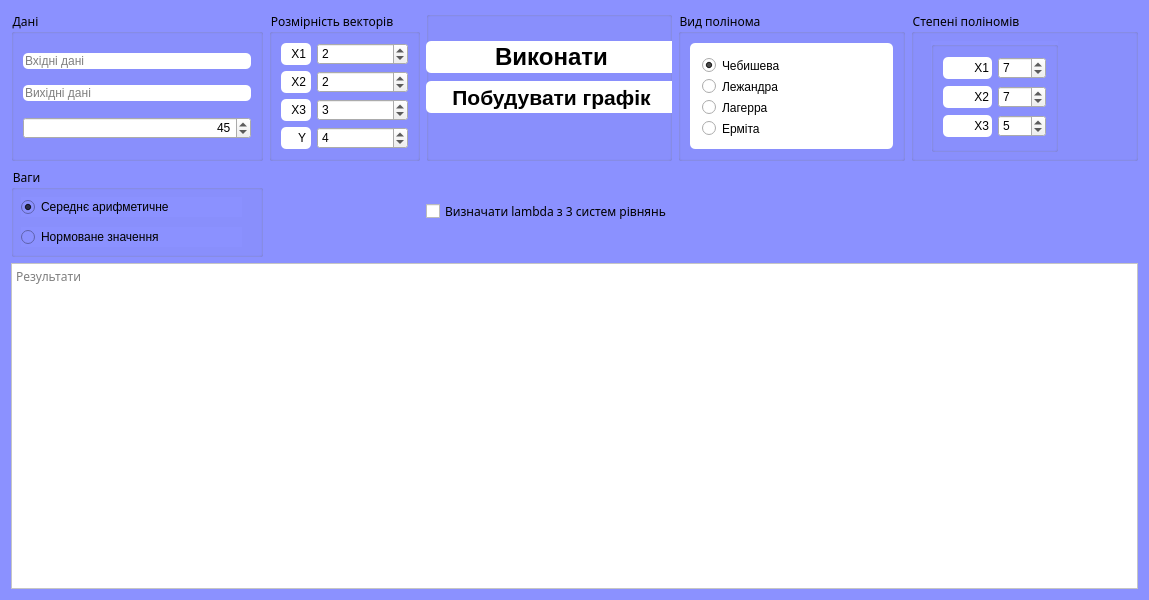
<?xml version="1.0" encoding="UTF-8"?>
<ui version="4.0">
 <class>Form</class>
 <widget class="QWidget" name="Form">
  <property name="geometry">
   <rect>
    <x>0</x>
    <y>0</y>
    <width>1149</width>
    <height>600</height>
   </rect>
  </property>
  <property name="palette">
   <palette>
    <active>
     <colorrole role="Button">
      <brush brushstyle="SolidPattern">
       <color alpha="255">
        <red>139</red>
        <green>145</green>
        <blue>255</blue>
       </color>
      </brush>
     </colorrole>
     <colorrole role="Base">
      <brush brushstyle="SolidPattern">
       <color alpha="255">
        <red>139</red>
        <green>145</green>
        <blue>255</blue>
       </color>
      </brush>
     </colorrole>
     <colorrole role="Window">
      <brush brushstyle="SolidPattern">
       <color alpha="255">
        <red>139</red>
        <green>145</green>
        <blue>255</blue>
       </color>
      </brush>
     </colorrole>
    </active>
    <inactive>
     <colorrole role="Button">
      <brush brushstyle="SolidPattern">
       <color alpha="255">
        <red>139</red>
        <green>145</green>
        <blue>255</blue>
       </color>
      </brush>
     </colorrole>
     <colorrole role="Base">
      <brush brushstyle="SolidPattern">
       <color alpha="255">
        <red>139</red>
        <green>145</green>
        <blue>255</blue>
       </color>
      </brush>
     </colorrole>
     <colorrole role="Window">
      <brush brushstyle="SolidPattern">
       <color alpha="255">
        <red>139</red>
        <green>145</green>
        <blue>255</blue>
       </color>
      </brush>
     </colorrole>
    </inactive>
    <disabled>
     <colorrole role="Button">
      <brush brushstyle="SolidPattern">
       <color alpha="255">
        <red>139</red>
        <green>145</green>
        <blue>255</blue>
       </color>
      </brush>
     </colorrole>
     <colorrole role="Base">
      <brush brushstyle="SolidPattern">
       <color alpha="255">
        <red>139</red>
        <green>145</green>
        <blue>255</blue>
       </color>
      </brush>
     </colorrole>
     <colorrole role="Window">
      <brush brushstyle="SolidPattern">
       <color alpha="255">
        <red>139</red>
        <green>145</green>
        <blue>255</blue>
       </color>
      </brush>
     </colorrole>
    </disabled>
   </palette>
  </property>
  <property name="font">
   <font>
    <family>Microsoft New Tai Lue</family>
    <weight>50</weight>
    <bold>false</bold>
   </font>
  </property>
  <property name="windowTitle">
   <string>Form1</string>
  </property>
  <property name="autoFillBackground">
   <bool>false</bool>
  </property>
  <property name="styleSheet">
   <string notr="true">background-color: rgb(139, 145, 255)</string>
  </property>
  <layout class="QGridLayout" name="gridLayout_2">
   <property name="sizeConstraint">
    <enum>QLayout::SetNoConstraint</enum>
   </property>
   <item row="0" column="1">
    <widget class="QGroupBox" name="groupBox_2">
     <property name="sizePolicy">
      <sizepolicy hsizetype="Fixed" vsizetype="Preferred">
       <horstretch>0</horstretch>
       <verstretch>0</verstretch>
      </sizepolicy>
     </property>
     <property name="palette">
      <palette>
       <active>
        <colorrole role="Button">
         <brush brushstyle="SolidPattern">
          <color alpha="0">
           <red>255</red>
           <green>178</green>
           <blue>102</blue>
          </color>
         </brush>
        </colorrole>
        <colorrole role="Base">
         <brush brushstyle="SolidPattern">
          <color alpha="0">
           <red>255</red>
           <green>178</green>
           <blue>102</blue>
          </color>
         </brush>
        </colorrole>
        <colorrole role="Window">
         <brush brushstyle="SolidPattern">
          <color alpha="0">
           <red>255</red>
           <green>178</green>
           <blue>102</blue>
          </color>
         </brush>
        </colorrole>
       </active>
       <inactive>
        <colorrole role="Button">
         <brush brushstyle="SolidPattern">
          <color alpha="0">
           <red>255</red>
           <green>178</green>
           <blue>102</blue>
          </color>
         </brush>
        </colorrole>
        <colorrole role="Base">
         <brush brushstyle="SolidPattern">
          <color alpha="0">
           <red>255</red>
           <green>178</green>
           <blue>102</blue>
          </color>
         </brush>
        </colorrole>
        <colorrole role="Window">
         <brush brushstyle="SolidPattern">
          <color alpha="0">
           <red>255</red>
           <green>178</green>
           <blue>102</blue>
          </color>
         </brush>
        </colorrole>
       </inactive>
       <disabled>
        <colorrole role="Button">
         <brush brushstyle="SolidPattern">
          <color alpha="0">
           <red>255</red>
           <green>178</green>
           <blue>102</blue>
          </color>
         </brush>
        </colorrole>
        <colorrole role="Base">
         <brush brushstyle="SolidPattern">
          <color alpha="0">
           <red>255</red>
           <green>178</green>
           <blue>102</blue>
          </color>
         </brush>
        </colorrole>
        <colorrole role="Window">
         <brush brushstyle="SolidPattern">
          <color alpha="0">
           <red>255</red>
           <green>178</green>
           <blue>102</blue>
          </color>
         </brush>
        </colorrole>
       </disabled>
      </palette>
     </property>
     <property name="styleSheet">
      <string notr="true">background-color: rgba(255, 178, 102, 0);</string>
     </property>
     <property name="title">
      <string>Розмірність векторів</string>
     </property>
     <layout class="QGridLayout" name="gridLayout_3">
      <item row="2" column="0">
       <widget class="QLabel" name="label_4">
        <property name="styleSheet">
         <string notr="true">background-color: rgb(255, 255, 255);
padding-right: 2px;
border-radius: 5px;</string>
        </property>
        <property name="text">
         <string>X3</string>
        </property>
        <property name="alignment">
         <set>Qt::AlignRight|Qt::AlignTrailing|Qt::AlignVCenter</set>
        </property>
       </widget>
      </item>
      <item row="0" column="1">
       <widget class="QSpinBox" name="x1_dim">
        <property name="styleSheet">
         <string notr="true">background-color: rgb(255);</string>
        </property>
        <property name="value">
         <number>2</number>
        </property>
       </widget>
      </item>
      <item row="0" column="0">
       <widget class="QLabel" name="label_2">
        <property name="maximumSize">
         <size>
          <width>30</width>
          <height>16777215</height>
         </size>
        </property>
        <property name="styleSheet">
         <string notr="true">background-color: rgb(255, 255, 255);
padding-right: 2px;
border-radius: 5px;</string>
        </property>
        <property name="text">
         <string>X1</string>
        </property>
        <property name="alignment">
         <set>Qt::AlignRight|Qt::AlignTrailing|Qt::AlignVCenter</set>
        </property>
       </widget>
      </item>
      <item row="3" column="1">
       <widget class="QSpinBox" name="y_dim">
        <property name="styleSheet">
         <string notr="true">background-color: rgb(255);</string>
        </property>
        <property name="value">
         <number>4</number>
        </property>
       </widget>
      </item>
      <item row="1" column="0">
       <widget class="QLabel" name="label_3">
        <property name="styleSheet">
         <string notr="true">background-color: rgb(255, 255, 255);
padding-right: 2px;
border-radius: 5px;</string>
        </property>
        <property name="text">
         <string>X2</string>
        </property>
        <property name="alignment">
         <set>Qt::AlignRight|Qt::AlignTrailing|Qt::AlignVCenter</set>
        </property>
       </widget>
      </item>
      <item row="3" column="0">
       <widget class="QLabel" name="label_5">
        <property name="styleSheet">
         <string notr="true">background-color: rgb(255, 255, 255);
padding-right: 2px;
border-radius: 5px;</string>
        </property>
        <property name="text">
         <string>Y</string>
        </property>
        <property name="alignment">
         <set>Qt::AlignRight|Qt::AlignTrailing|Qt::AlignVCenter</set>
        </property>
       </widget>
      </item>
      <item row="1" column="1">
       <widget class="QSpinBox" name="x2_dim">
        <property name="styleSheet">
         <string notr="true">background-color: rgb(255);</string>
        </property>
        <property name="value">
         <number>2</number>
        </property>
       </widget>
      </item>
      <item row="2" column="1">
       <widget class="QSpinBox" name="x3_dim">
        <property name="styleSheet">
         <string notr="true">background-color: rgb(255);</string>
        </property>
        <property name="value">
         <number>3</number>
        </property>
       </widget>
      </item>
     </layout>
    </widget>
   </item>
   <item row="0" column="0">
    <widget class="QGroupBox" name="groupBox">
     <property name="enabled">
      <bool>true</bool>
     </property>
     <property name="palette">
      <palette>
       <active>
        <colorrole role="Button">
         <brush brushstyle="SolidPattern">
          <color alpha="0">
           <red>255</red>
           <green>244</green>
           <blue>75</blue>
          </color>
         </brush>
        </colorrole>
        <colorrole role="Base">
         <brush brushstyle="SolidPattern">
          <color alpha="0">
           <red>255</red>
           <green>244</green>
           <blue>75</blue>
          </color>
         </brush>
        </colorrole>
        <colorrole role="Window">
         <brush brushstyle="SolidPattern">
          <color alpha="0">
           <red>255</red>
           <green>244</green>
           <blue>75</blue>
          </color>
         </brush>
        </colorrole>
       </active>
       <inactive>
        <colorrole role="Button">
         <brush brushstyle="SolidPattern">
          <color alpha="0">
           <red>255</red>
           <green>244</green>
           <blue>75</blue>
          </color>
         </brush>
        </colorrole>
        <colorrole role="Base">
         <brush brushstyle="SolidPattern">
          <color alpha="0">
           <red>255</red>
           <green>244</green>
           <blue>75</blue>
          </color>
         </brush>
        </colorrole>
        <colorrole role="Window">
         <brush brushstyle="SolidPattern">
          <color alpha="0">
           <red>255</red>
           <green>244</green>
           <blue>75</blue>
          </color>
         </brush>
        </colorrole>
       </inactive>
       <disabled>
        <colorrole role="Button">
         <brush brushstyle="SolidPattern">
          <color alpha="0">
           <red>255</red>
           <green>244</green>
           <blue>75</blue>
          </color>
         </brush>
        </colorrole>
        <colorrole role="Base">
         <brush brushstyle="SolidPattern">
          <color alpha="0">
           <red>255</red>
           <green>244</green>
           <blue>75</blue>
          </color>
         </brush>
        </colorrole>
        <colorrole role="Window">
         <brush brushstyle="SolidPattern">
          <color alpha="0">
           <red>255</red>
           <green>244</green>
           <blue>75</blue>
          </color>
         </brush>
        </colorrole>
       </disabled>
      </palette>
     </property>
     <property name="focusPolicy">
      <enum>Qt::WheelFocus</enum>
     </property>
     <property name="layoutDirection">
      <enum>Qt::LeftToRight</enum>
     </property>
     <property name="styleSheet">
      <string notr="true">max-width: 250px;
background-color: rgba(255, 244, 75, 0)</string>
     </property>
     <property name="title">
      <string>Дані</string>
     </property>
     <layout class="QVBoxLayout" name="verticalLayout_2">
      <property name="sizeConstraint">
       <enum>QLayout::SetNoConstraint</enum>
      </property>
      <item>
       <widget class="QLineEdit" name="line_input">
        <property name="styleSheet">
         <string notr="true">background-color: rgb(255);
border-radius: 5px;</string>
        </property>
        <property name="text">
         <string/>
        </property>
        <property name="placeholderText">
         <string>Вхідні дані</string>
        </property>
       </widget>
      </item>
      <item>
       <widget class="QLineEdit" name="line_output">
        <property name="styleSheet">
         <string notr="true">background-color: rgb(255);
border-radius: 5px;</string>
        </property>
        <property name="text">
         <string/>
        </property>
        <property name="placeholderText">
         <string>Вихідні дані</string>
        </property>
       </widget>
      </item>
      <item>
       <widget class="QSpinBox" name="sample_spin">
        <property name="sizePolicy">
         <sizepolicy hsizetype="Minimum" vsizetype="Fixed">
          <horstretch>0</horstretch>
          <verstretch>0</verstretch>
         </sizepolicy>
        </property>
        <property name="maximumSize">
         <size>
          <width>252</width>
          <height>16777215</height>
         </size>
        </property>
        <property name="layoutDirection">
         <enum>Qt::LeftToRight</enum>
        </property>
        <property name="styleSheet">
         <string notr="true">background-color: rgb(255);
position: absolute;
right: 20px;</string>
        </property>
        <property name="alignment">
         <set>Qt::AlignRight|Qt::AlignTrailing|Qt::AlignVCenter</set>
        </property>
        <property name="maximum">
         <number>99999</number>
        </property>
        <property name="value">
         <number>45</number>
        </property>
       </widget>
      </item>
     </layout>
    </widget>
   </item>
   <item row="0" column="3">
    <widget class="QGroupBox" name="groupBox_5">
     <property name="title">
      <string>Вид полінома</string>
     </property>
     <layout class="QHBoxLayout" name="horizontalLayout">
      <item>
       <widget class="QGroupBox" name="groupBox_3">
        <property name="styleSheet">
         <string notr="true">background-color: rgb(255, 255, 255);
border-radius: 5px;</string>
        </property>
        <property name="title">
         <string/>
        </property>
        <layout class="QVBoxLayout" name="verticalLayout">
         <item>
          <widget class="QRadioButton" name="radio_cheb">
           <property name="styleSheet">
            <string notr="true">background-color: rgb(255, 255, 255);
padding-right: 2px;
border-radius: 5px;</string>
           </property>
           <property name="text">
            <string>Чебишева</string>
           </property>
           <property name="checked">
            <bool>true</bool>
           </property>
          </widget>
         </item>
         <item>
          <widget class="QRadioButton" name="radio_legend">
           <property name="styleSheet">
            <string notr="true">background-color: rgb(255, 255, 255);
padding-right: 2px;
border-radius: 5px;</string>
           </property>
           <property name="text">
            <string>Лежандра</string>
           </property>
          </widget>
         </item>
         <item>
          <widget class="QRadioButton" name="radio_lagg">
           <property name="styleSheet">
            <string notr="true">background-color: rgb(255, 255, 255);
padding-right: 2px;
border-radius: 5px;</string>
           </property>
           <property name="text">
            <string>Лагерра</string>
           </property>
          </widget>
         </item>
         <item>
          <widget class="QRadioButton" name="radio_herm">
           <property name="styleSheet">
            <string notr="true">background-color: rgb(255, 255, 255);
padding-right: 2px;
border-radius: 5px;</string>
           </property>
           <property name="text">
            <string>Ерміта</string>
           </property>
          </widget>
         </item>
        </layout>
       </widget>
      </item>
     </layout>
    </widget>
   </item>
   <item row="0" column="2">
    <widget class="QGroupBox" name="groupBox_7">
     <property name="title">
      <string/>
     </property>
     <widget class="QPushButton" name="exec_button">
      <property name="geometry">
       <rect>
        <x>0</x>
        <y>30</y>
        <width>251</width>
        <height>32</height>
       </rect>
      </property>
      <property name="minimumSize">
       <size>
        <width>0</width>
        <height>32</height>
       </size>
      </property>
      <property name="baseSize">
       <size>
        <width>1</width>
        <height>32</height>
       </size>
      </property>
      <property name="font">
       <font>
        <pointsize>18</pointsize>
        <weight>75</weight>
        <bold>true</bold>
       </font>
      </property>
      <property name="autoFillBackground">
       <bool>false</bool>
      </property>
      <property name="styleSheet">
       <string notr="true">background-color: rgb(255, 255, 255);
border-radius: 5px;</string>
      </property>
      <property name="text">
       <string>Виконати</string>
      </property>
      <property name="default">
       <bool>true</bool>
      </property>
      <property name="flat">
       <bool>false</bool>
      </property>
     </widget>
     <widget class="QPushButton" name="plot_button">
      <property name="enabled">
       <bool>true</bool>
      </property>
      <property name="geometry">
       <rect>
        <x>0</x>
        <y>70</y>
        <width>251</width>
        <height>32</height>
       </rect>
      </property>
      <property name="sizePolicy">
       <sizepolicy hsizetype="Fixed" vsizetype="Fixed">
        <horstretch>0</horstretch>
        <verstretch>0</verstretch>
       </sizepolicy>
      </property>
      <property name="minimumSize">
       <size>
        <width>200</width>
        <height>32</height>
       </size>
      </property>
      <property name="baseSize">
       <size>
        <width>0</width>
        <height>0</height>
       </size>
      </property>
      <property name="font">
       <font>
        <pointsize>16</pointsize>
        <weight>75</weight>
        <bold>true</bold>
       </font>
      </property>
      <property name="styleSheet">
       <string notr="true">background-color: rgb(255, 255, 255);
border-radius: 5px;</string>
      </property>
      <property name="text">
       <string>Побудувати графік</string>
      </property>
     </widget>
    </widget>
   </item>
   <item row="0" column="4">
    <widget class="QGroupBox" name="groupBox_4">
     <property name="title">
      <string>Степені поліномів</string>
     </property>
     <widget class="QGroupBox" name="groupBox_6">
      <property name="geometry">
       <rect>
        <x>20</x>
        <y>30</y>
        <width>127</width>
        <height>111</height>
       </rect>
      </property>
      <property name="styleSheet">
       <string notr="true"/>
      </property>
      <property name="title">
       <string/>
      </property>
      <layout class="QGridLayout" name="gridLayout_4">
       <item row="0" column="1">
        <widget class="QSpinBox" name="x1_deg">
         <property name="styleSheet">
          <string notr="true">background-color: rgb(255);</string>
         </property>
         <property name="value">
          <number>7</number>
         </property>
        </widget>
       </item>
       <item row="1" column="1">
        <widget class="QSpinBox" name="x2_deg">
         <property name="styleSheet">
          <string notr="true">background-color: rgb(255);</string>
         </property>
         <property name="value">
          <number>7</number>
         </property>
        </widget>
       </item>
       <item row="2" column="1">
        <widget class="QSpinBox" name="x3_deg">
         <property name="styleSheet">
          <string notr="true">background-color: rgb(255);</string>
         </property>
         <property name="value">
          <number>5</number>
         </property>
        </widget>
       </item>
       <item row="2" column="0">
        <widget class="QLabel" name="label_7">
         <property name="styleSheet">
          <string notr="true">background-color: rgb(255,255,255);
border-radius: 5px;
padding-left: 2px;</string>
         </property>
         <property name="text">
          <string>X3</string>
         </property>
         <property name="alignment">
          <set>Qt::AlignRight|Qt::AlignTrailing|Qt::AlignVCenter</set>
         </property>
        </widget>
       </item>
       <item row="0" column="0">
        <widget class="QLabel" name="label_6">
         <property name="styleSheet">
          <string notr="true">background-color: rgb(255,255,255);
border-radius: 5px;
padding-left: 2px;</string>
         </property>
         <property name="text">
          <string>X1</string>
         </property>
         <property name="alignment">
          <set>Qt::AlignRight|Qt::AlignTrailing|Qt::AlignVCenter</set>
         </property>
        </widget>
       </item>
       <item row="1" column="0">
        <widget class="QLabel" name="label_8">
         <property name="styleSheet">
          <string notr="true">background-color: rgb(255,255,255);
border-radius: 5px;
padding-left: 2px;</string>
         </property>
         <property name="text">
          <string>X2</string>
         </property>
         <property name="alignment">
          <set>Qt::AlignRight|Qt::AlignTrailing|Qt::AlignVCenter</set>
         </property>
        </widget>
       </item>
      </layout>
     </widget>
    </widget>
   </item>
   <item row="5" column="0" colspan="5">
    <widget class="QTextBrowser" name="results_field">
     <property name="autoFillBackground">
      <bool>false</bool>
     </property>
     <property name="styleSheet">
      <string notr="true">background-color: rgb(255, 255, 255);</string>
     </property>
     <property name="lineWrapMode">
      <enum>QTextEdit::NoWrap</enum>
     </property>
     <property name="readOnly">
      <bool>true</bool>
     </property>
     <property name="html">
      <string>&lt;!DOCTYPE HTML PUBLIC &quot;-//W3C//DTD HTML 4.0//EN&quot; &quot;http://www.w3.org/TR/REC-html40/strict.dtd&quot;&gt;
&lt;html&gt;&lt;head&gt;&lt;meta name=&quot;qrichtext&quot; content=&quot;1&quot; /&gt;&lt;style type=&quot;text/css&quot;&gt;
p, li { white-space: pre-wrap; }
&lt;/style&gt;&lt;/head&gt;&lt;body style=&quot; font-family:'.AppleSystemUIFont'; font-size:13pt; font-weight:400; font-style:normal;&quot;&gt;
&lt;p style=&quot;-qt-paragraph-type:empty; margin-top:0px; margin-bottom:0px; margin-left:0px; margin-right:0px; -qt-block-indent:0; text-indent:0px; font-family:'.Menio Regular'; font-size:10pt;&quot;&gt;&lt;br /&gt;&lt;/p&gt;&lt;/body&gt;&lt;/html&gt;</string>
     </property>
     <property name="placeholderText">
      <string>Результати</string>
     </property>
    </widget>
   </item>
   <item row="1" column="0">
    <widget class="QGroupBox" name="groupBox_8">
     <property name="minimumSize">
      <size>
       <width>0</width>
       <height>90</height>
      </size>
     </property>
     <property name="title">
      <string>Ваги</string>
     </property>
     <widget class="QRadioButton" name="radio_avg">
      <property name="geometry">
       <rect>
        <x>10</x>
        <y>30</y>
        <width>221</width>
        <height>20</height>
       </rect>
      </property>
      <property name="text">
       <string>Середнє арифметичне</string>
      </property>
      <property name="checked">
       <bool>true</bool>
      </property>
     </widget>
     <widget class="QRadioButton" name="radio_norm">
      <property name="geometry">
       <rect>
        <x>10</x>
        <y>60</y>
        <width>221</width>
        <height>20</height>
       </rect>
      </property>
      <property name="text">
       <string>Нормоване значення</string>
      </property>
     </widget>
    </widget>
   </item>
   <item row="1" column="2">
    <widget class="QCheckBox" name="lambda_check">
     <property name="autoFillBackground">
      <bool>false</bool>
     </property>
     <property name="styleSheet">
      <string notr="true">background-color: rgb(255);</string>
     </property>
     <property name="text">
      <string>Визначати lambda з 3 систем рівнянь</string>
     </property>
    </widget>
   </item>
  </layout>
 </widget>
 <tabstops>
  <tabstop>radio_cheb</tabstop>
  <tabstop>radio_legend</tabstop>
  <tabstop>radio_lagg</tabstop>
  <tabstop>radio_herm</tabstop>
  <tabstop>x1_dim</tabstop>
  <tabstop>x2_dim</tabstop>
  <tabstop>x3_dim</tabstop>
  <tabstop>y_dim</tabstop>
  <tabstop>line_input</tabstop>
  <tabstop>line_output</tabstop>
  <tabstop>results_field</tabstop>
 </tabstops>
 <resources/>
 <connections>
  <connection>
   <sender>sample_spin</sender>
   <signal>valueChanged(int)</signal>
   <receiver>Form</receiver>
   <slot>samples_modified(int)</slot>
   <hints>
    <hint type="sourcelabel">
     <x>248</x>
     <y>138</y>
    </hint>
    <hint type="destinationlabel">
     <x>309</x>
     <y>199</y>
    </hint>
   </hints>
  </connection>
  <connection>
   <sender>x1_dim</sender>
   <signal>valueChanged(int)</signal>
   <receiver>Form</receiver>
   <slot>dimension_modified(int)</slot>
   <hints>
    <hint type="sourcelabel">
     <x>361</x>
     <y>44</y>
    </hint>
    <hint type="destinationlabel">
     <x>309</x>
     <y>199</y>
    </hint>
   </hints>
  </connection>
  <connection>
   <sender>x2_dim</sender>
   <signal>valueChanged(int)</signal>
   <receiver>Form</receiver>
   <slot>dimension_modified(int)</slot>
   <hints>
    <hint type="sourcelabel">
     <x>361</x>
     <y>78</y>
    </hint>
    <hint type="destinationlabel">
     <x>309</x>
     <y>199</y>
    </hint>
   </hints>
  </connection>
  <connection>
   <sender>x3_dim</sender>
   <signal>valueChanged(int)</signal>
   <receiver>Form</receiver>
   <slot>dimension_modified(int)</slot>
   <hints>
    <hint type="sourcelabel">
     <x>361</x>
     <y>112</y>
    </hint>
    <hint type="destinationlabel">
     <x>309</x>
     <y>199</y>
    </hint>
   </hints>
  </connection>
  <connection>
   <sender>radio_cheb</sender>
   <signal>toggled(bool)</signal>
   <receiver>Form</receiver>
   <slot>type_modified(bool)</slot>
   <hints>
    <hint type="sourcelabel">
     <x>831</x>
     <y>65</y>
    </hint>
    <hint type="destinationlabel">
     <x>309</x>
     <y>199</y>
    </hint>
   </hints>
  </connection>
  <connection>
   <sender>radio_herm</sender>
   <signal>toggled(bool)</signal>
   <receiver>Form</receiver>
   <slot>type_modified(bool)</slot>
   <hints>
    <hint type="sourcelabel">
     <x>831</x>
     <y>134</y>
    </hint>
    <hint type="destinationlabel">
     <x>309</x>
     <y>199</y>
    </hint>
   </hints>
  </connection>
  <connection>
   <sender>radio_lagg</sender>
   <signal>toggled(bool)</signal>
   <receiver>Form</receiver>
   <slot>type_modified(bool)</slot>
   <hints>
    <hint type="sourcelabel">
     <x>831</x>
     <y>111</y>
    </hint>
    <hint type="destinationlabel">
     <x>309</x>
     <y>199</y>
    </hint>
   </hints>
  </connection>
  <connection>
   <sender>radio_legend</sender>
   <signal>toggled(bool)</signal>
   <receiver>Form</receiver>
   <slot>type_modified(bool)</slot>
   <hints>
    <hint type="sourcelabel">
     <x>831</x>
     <y>88</y>
    </hint>
    <hint type="destinationlabel">
     <x>309</x>
     <y>199</y>
    </hint>
   </hints>
  </connection>
  <connection>
   <sender>Form</sender>
   <signal>output_changed(QString)</signal>
   <receiver>line_output</receiver>
   <slot>setText(QString)</slot>
   <hints>
    <hint type="sourcelabel">
     <x>309</x>
     <y>199</y>
    </hint>
    <hint type="destinationlabel">
     <x>248</x>
     <y>98</y>
    </hint>
   </hints>
  </connection>
  <connection>
   <sender>Form</sender>
   <signal>input_changed(QString)</signal>
   <receiver>line_input</receiver>
   <slot>setText(QString)</slot>
   <hints>
    <hint type="sourcelabel">
     <x>309</x>
     <y>199</y>
    </hint>
    <hint type="destinationlabel">
     <x>248</x>
     <y>60</y>
    </hint>
   </hints>
  </connection>
  <connection>
   <sender>line_input</sender>
   <signal>textChanged(QString)</signal>
   <receiver>Form</receiver>
   <slot>input_modified(QString)</slot>
   <hints>
    <hint type="sourcelabel">
     <x>248</x>
     <y>60</y>
    </hint>
    <hint type="destinationlabel">
     <x>309</x>
     <y>199</y>
    </hint>
   </hints>
  </connection>
  <connection>
   <sender>line_output</sender>
   <signal>textChanged(QString)</signal>
   <receiver>Form</receiver>
   <slot>output_modified(QString)</slot>
   <hints>
    <hint type="sourcelabel">
     <x>248</x>
     <y>98</y>
    </hint>
    <hint type="destinationlabel">
     <x>309</x>
     <y>199</y>
    </hint>
   </hints>
  </connection>
  <connection>
   <sender>lambda_check</sender>
   <signal>toggled(bool)</signal>
   <receiver>Form</receiver>
   <slot>lambda_calc_method_changed(bool)</slot>
   <hints>
    <hint type="sourcelabel">
     <x>707</x>
     <y>227</y>
    </hint>
    <hint type="destinationlabel">
     <x>309</x>
     <y>199</y>
    </hint>
   </hints>
  </connection>
  <connection>
   <sender>y_dim</sender>
   <signal>valueChanged(int)</signal>
   <receiver>Form</receiver>
   <slot>dimension_modified(int)</slot>
   <hints>
    <hint type="sourcelabel">
     <x>378</x>
     <y>146</y>
    </hint>
    <hint type="destinationlabel">
     <x>311</x>
     <y>299</y>
    </hint>
   </hints>
  </connection>
  <connection>
   <sender>exec_button</sender>
   <signal>clicked()</signal>
   <receiver>Form</receiver>
   <slot>exec_clicked()</slot>
   <hints>
    <hint type="sourcelabel">
     <x>698</x>
     <y>76</y>
    </hint>
    <hint type="destinationlabel">
     <x>309</x>
     <y>199</y>
    </hint>
   </hints>
  </connection>
  <connection>
   <sender>plot_button</sender>
   <signal>clicked()</signal>
   <receiver>Form</receiver>
   <slot>plot_clicked()</slot>
   <hints>
    <hint type="sourcelabel">
     <x>698</x>
     <y>116</y>
    </hint>
    <hint type="destinationlabel">
     <x>309</x>
     <y>199</y>
    </hint>
   </hints>
  </connection>
  <connection>
   <sender>radio_avg</sender>
   <signal>toggled(bool)</signal>
   <receiver>Form</receiver>
   <slot>weights_modified(bool)</slot>
   <hints>
    <hint type="sourcelabel">
     <x>132</x>
     <y>205</y>
    </hint>
    <hint type="destinationlabel">
     <x>574</x>
     <y>299</y>
    </hint>
   </hints>
  </connection>
  <connection>
   <sender>radio_norm</sender>
   <signal>toggled(bool)</signal>
   <receiver>Form</receiver>
   <slot>weights_modified(bool)</slot>
   <hints>
    <hint type="sourcelabel">
     <x>132</x>
     <y>235</y>
    </hint>
    <hint type="destinationlabel">
     <x>574</x>
     <y>299</y>
    </hint>
   </hints>
  </connection>
  <connection>
   <sender>x1_deg</sender>
   <signal>valueChanged(int)</signal>
   <receiver>Form</receiver>
   <slot>degree_modified(int)</slot>
   <hints>
    <hint type="sourcelabel">
     <x>1043</x>
     <y>54</y>
    </hint>
    <hint type="destinationlabel">
     <x>574</x>
     <y>299</y>
    </hint>
   </hints>
  </connection>
  <connection>
   <sender>x2_deg</sender>
   <signal>valueChanged(int)</signal>
   <receiver>Form</receiver>
   <slot>degree_modified(int)</slot>
   <hints>
    <hint type="sourcelabel">
     <x>1043</x>
     <y>84</y>
    </hint>
    <hint type="destinationlabel">
     <x>574</x>
     <y>299</y>
    </hint>
   </hints>
  </connection>
  <connection>
   <sender>x3_deg</sender>
   <signal>valueChanged(int)</signal>
   <receiver>Form</receiver>
   <slot>degree_modified(int)</slot>
   <hints>
    <hint type="sourcelabel">
     <x>1043</x>
     <y>114</y>
    </hint>
    <hint type="destinationlabel">
     <x>574</x>
     <y>299</y>
    </hint>
   </hints>
  </connection>
 </connections>
 <slots>
  <signal>input_changed(QString)</signal>
  <signal>output_changed(QString)</signal>
  <signal>x1_dim_changed(int)</signal>
  <signal>x2_dim_changed(int)</signal>
  <signal>x3_dim_changed(int)</signal>
  <signal>x1_deg_changed(int)</signal>
  <signal>x2_deg_changed(int)</signal>
  <signal>x3_deg_changed(int)</signal>
  <signal>type_cheb()</signal>
  <signal>type_lege()</signal>
  <signal>type_lagg()</signal>
  <signal>type_herm()</signal>
  <slot>input_clicked()</slot>
  <slot>output_clicked()</slot>
  <slot>samples_modified(int)</slot>
  <slot>dimension_modified(int)</slot>
  <slot>degree_modified(int)</slot>
  <slot>type_modified(bool)</slot>
  <slot>plot_clicked()</slot>
  <slot>exec_clicked()</slot>
  <slot>input_modified(QString)</slot>
  <slot>output_modified(QString)</slot>
  <slot>weights_modified(bool)</slot>
  <slot>lambda_calc_method_changed(bool)</slot>
  <slot>method_modified(bool)</slot>
 </slots>
</ui>
